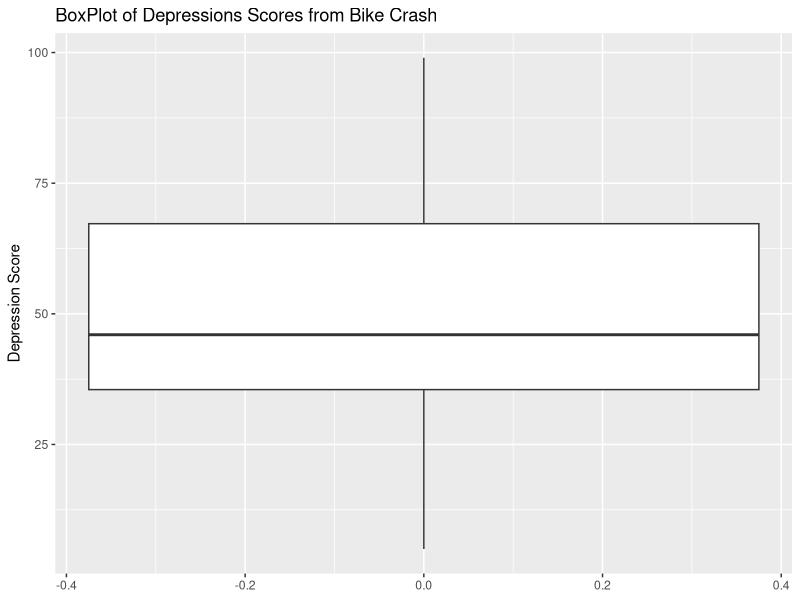

This figure's R source: (Note: this script raises an error after producing the figure.)
## ---- chunk 1
knitr::opts_chunk$set(echo = TRUE)

library(tidyverse)
## ---- chunk 2
dep_scr = c(45, 39, 25, 47, 49, 5, 70, 99, 74, 37, 99, 35, 8, 59)

summary(dep_scr)


## ---- chunk 3
plot_df = tibble(
  ppl = c(1:14),
  dep_scr = c(45, 39, 25, 47, 49, 5, 70, 99, 74, 37, 99, 35, 8, 59)
)

ggplot(plot_df, aes(y = dep_scr)) +
  geom_boxplot()+
  labs(
    title = "BoxPlot of Depressions Scores from Bike Crash",
    y = "Depression Score"
  )

## ---- chunk 4
bike_crash = c(45, 39, 25, 47, 49, 5, 70, 99, 74, 37, 99, 35, 8, 59)
car_crash = c(67, 50, 85, 43, 64, 35, 47, 97, 58, 58, 10, 56, 50)


ggplot() +
  geom_boxplot(
    aes(y = bike_crash, y = car_crash)
  ) +
  geom_boxplot(
    aes(y = car_crash)
  ) +  
  labs(
    title = "BoxPlot of Depressions Scores from Bike Crash",
    y = "Depression Score"
  )
